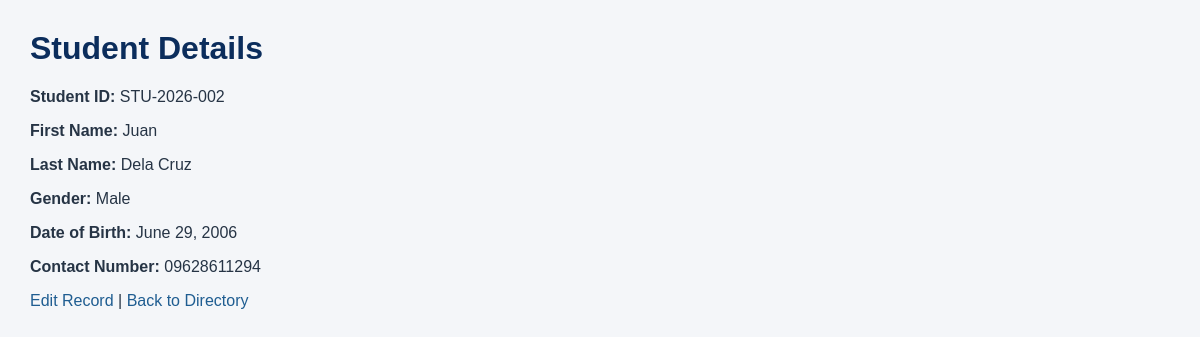
The app's page /registration/students/1/ (signed in) with its own data.
### registration/models.py (models this page shows, shortened)
class Student(models.Model):
    GENDER_CHOICES = [
        ('Male', 'Male'),
        ('Female', 'Female'),
    ]
    student_id = models.CharField(
        max_length=20,
        unique=True
    )
    first_name = models.CharField(max_length=100)
    last_name = models.CharField(max_length=100)
    gender = models.CharField(
        max_length=10,
        choices=GENDER_CHOICES
    )
    date_of_birth = models.DateField()
    contact_no = models.CharField(max_length=20)

### registration/views.py (the view)
# urls.py: path('students/<int:pk>/', views.student_detail, name='student_detail'),
@user_passes_test(staff_check, login_url='login')
def student_detail(request, pk):
    student = get_object_or_404(Student, pk=pk)
    return render(
        request,
        'registration/student_detail.html',
        {'student': student},
    )

### registration/views.py (called while the page is built)
def staff_check(user):
    return user.is_authenticated and user.is_staff

### registration/templates/registration/student_detail.html (shortened to what this page needs)
{% load static %}
<!DOCTYPE html>
<html lang="en">
<head>
    <link rel="stylesheet" href="{% static 'registration/style.css' %}">
</head>
<body>
    <h1>Student Details</h1>
    <p><strong>Student ID:</strong> {{ student.student_id }}</p>
    <p><strong>First Name:</strong> {{ student.first_name }}</p>
    <p><strong>Last Name:</strong> {{ student.last_name }}</p>
    <p><strong>Gender:</strong> {{ student.gender }}</p>
    <p><strong>Date of Birth:</strong> {{ student.date_of_birth }}</p>
    <p><strong>Contact Number:</strong> {{ student.contact_no }}</p>
    <p>
        <a href="{% url 'student_update' student.pk %}">Edit Record</a>
        |
        <a href="{% url 'student_list' %}">Back to Directory</a>
    </p>
</body>
</html>

### registration/static/registration/style.css (style rules this page uses)
body { font-family: Arial, sans-serif; background: #f4f6f9; color: #263445; margin: 30px; }
h1 { color: #0b2d5c; }
a { color: #1f5d91; text-decoration: none; }

### records on screen
Student: student_id "STU-2026-002", first_name "Juan", last_name "Dela Cruz", gender "Male", date_of_birth "June 29, 2006", contact_no "09628611294"
